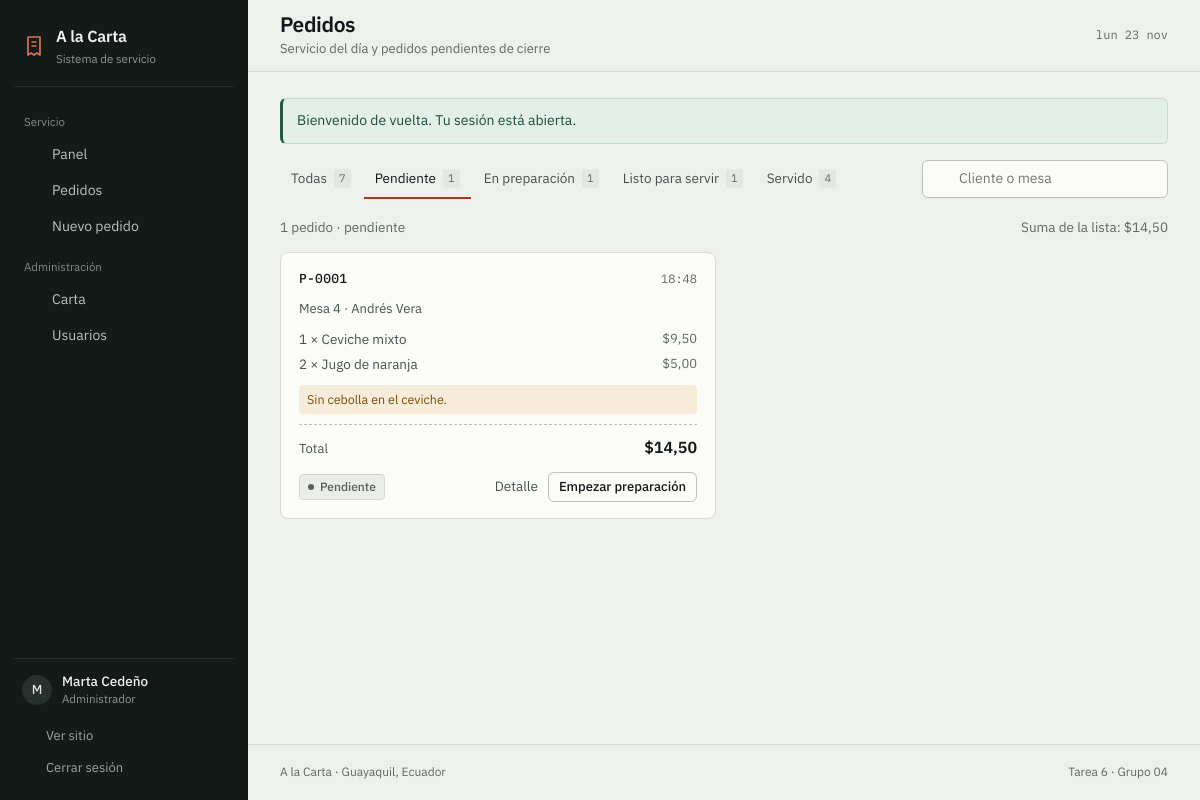
The app's page /pedidos.php?estado=Pending (signed in) with its own data.
### tables this page shows
CREATE TABLE users (
    id         INT AUTO_INCREMENT PRIMARY KEY,
    full_name  VARCHAR(80) NOT NULL,
    username   VARCHAR(50) NOT NULL,
    email      VARCHAR(100) NOT NULL UNIQUE,
    password   VARCHAR(255) NOT NULL,
    role_id    INT NOT NULL,
    active     TINYINT(1) NOT NULL DEFAULT 1,
    created_at DATETIME NOT NULL DEFAULT CURRENT_TIMESTAMP,
    CONSTRAINT fk_users_role FOREIGN KEY (role_id) REFERENCES roles(id)
);

CREATE TABLE roles (
    id   INT AUTO_INCREMENT PRIMARY KEY,
    name VARCHAR(30) NOT NULL
);

CREATE TABLE orders (
    id           INT AUTO_INCREMENT PRIMARY KEY,
    user_id      INT NOT NULL,
    waiter_id    INT DEFAULT NULL,
    table_number INT DEFAULT NULL,
    status       ENUM('Pending', 'Preparing', 'Ready to serve', 'Served') NOT NULL DEFAULT 'Pending',
    notes        VARCHAR(255) DEFAULT NULL,
    created_at   DATETIME NOT NULL DEFAULT CURRENT_TIMESTAMP,
    updated_at   DATETIME NOT NULL DEFAULT CURRENT_TIMESTAMP ON UPDATE CURRENT_TIMESTAMP,
    CONSTRAINT fk_orders_user   FOREIGN KEY (user_id)   REFERENCES users(id),
    CONSTRAINT fk_orders_waiter FOREIGN KEY (waiter_id) REFERENCES users(id)
);

CREATE TABLE order_items (
    id         INT AUTO_INCREMENT PRIMARY KEY,
    order_id   INT NOT NULL,
    dish_id    INT NOT NULL,
    quantity   INT NOT NULL,
    unit_price DECIMAL(10, 2) NOT NULL,
    CONSTRAINT fk_items_order FOREIGN KEY (order_id) REFERENCES orders(id) ON DELETE CASCADE,
    CONSTRAINT fk_items_dish  FOREIGN KEY (dish_id)  REFERENCES dishes(id)
);

CREATE TABLE dishes (
    id          INT AUTO_INCREMENT PRIMARY KEY,
    name        VARCHAR(50) NOT NULL,
    description VARCHAR(255),
    price       DECIMAL(10, 2) NOT NULL,
    category    VARCHAR(30) NOT NULL DEFAULT 'Platos fuertes',
    image       VARCHAR(120) DEFAULT NULL,
    available   TINYINT(1) NOT NULL DEFAULT 1
);

### includes/auth.php (called while the page is built, shortened)
<?php
function usuario_actual(): ?array
{
    global $pdo;
    $id = $_SESSION['usuario_id'] ?? null;
    $sql = 'SELECT u.id, u.full_name, u.username, u.email, u.active, r.name AS role
            FROM users u
            JOIN roles r ON r.id = u.role_id
            WHERE u.id = :id';
    $consulta = $pdo->prepare($sql);
    $consulta->execute(['id' => $id]);
    $fila = $consulta->fetch();
    $usuario = $fila;
    return $usuario;
}
function requiere_sesion(): array
{
    $usuario = usuario_actual();
    return $usuario;
}

### pedidos.php (the view, shortened to what this page needs)
<?php
require_once __DIR__ . '/includes/config.php';
require_once __DIR__ . '/includes/comanda.php';
$usuario = requiere_sesion();
$rol     = $usuario['role'];
$esCliente = $rol === 'Client';
$estadoFiltro = $_GET['estado'] ?? 'todos';
$busqueda = trim($_GET['q'] ?? '');
$soloMios = $rol === 'Waiter' && isset($_GET['mios']);
$titulo    = $esCliente ? 'Mis pedidos' : 'Pedidos';
$subtitulo = $esCliente
    ? 'Historial y estado de tus pedidos'
    : 'Servicio del día y pedidos pendientes de cierre';
$comun  = '';
$params = [];
$consulta = $pdo->prepare("SELECT o.status, COUNT(*) AS total FROM orders o WHERE 1=1$comun GROUP BY o.status");
$consulta->execute($params);
$conteos = ['todos' => 0] + array_fill_keys(array_keys(ESTADOS), 0);
foreach ($consulta->fetchAll() as $fila) {
    $conteos[$fila['status']] = (int) $fila['total'];
    $conteos['todos'] += (int) $fila['total'];
}
$sql = "SELECT o.id, o.status, o.table_number, o.notes, o.created_at,
               u.full_name AS cliente, w.full_name AS camarero,
               (SELECT COALESCE(SUM(quantity * unit_price), 0)
                FROM order_items WHERE order_id = o.id) AS total
        FROM orders o
        JOIN users u ON u.id = o.user_id
        LEFT JOIN users w ON w.id = o.waiter_id
        WHERE 1=1$comun";
if ($estadoFiltro !== 'todos') {
    $sql .= ' AND o.status = :estado';
    $params['estado'] = $estadoFiltro;
}
$sql .= ' ORDER BY FIELD(o.status, "Pending", "Preparing", "Ready to serve", "Served"), o.created_at DESC LIMIT 60';
$consulta = $pdo->prepare($sql);
$consulta->execute($params);
$pedidos = $consulta->fetchAll();
$items = items_de_pedidos($pdo, array_column($pedidos, 'id'));
$sumaLista = array_sum(array_column($pedidos, 'total'));
function enlace_filtro(string $estado, string $busqueda, bool $soloMios): string
{
    $partes = ['estado' => $estado];
    return 'pedidos.php?' . http_build_query($partes);
}
require __DIR__ . '/includes/header.php';
?>
<div class="barra-herramientas">
    <nav class="pestanas" aria-label="Filtrar por estado">
        <a class="pestana <?= $estadoFiltro === 'todos' ? 'activa' : '' ?>" href="<?= e(enlace_filtro('todos', $busqueda, $soloMios)) ?>">
            Todas <span class="pestana__cuenta cifra"><?= $conteos['todos'] ?></span>
        </a>
        <?php foreach (ESTADOS as $clave => $datos): ?>
            <a class="pestana <?= $estadoFiltro === $clave ? 'activa' : '' ?>" href="<?= e(enlace_filtro($clave, $busqueda, $soloMios)) ?>">
                <?= e($datos['etiqueta']) ?> <span class="pestana__cuenta cifra"><?= $conteos[$clave] ?></span>
            </a>
        <?php endforeach; ?>
    </nav>
    <form class="buscador" method="get" action="pedidos.php">
        <?= icono('buscar', 16) ?>
        <input type="search" id="q" name="q" value="<?= e($busqueda) ?>"
               placeholder="<?= $esCliente ? 'Buscar en mis pedidos' : 'Cliente o mesa' ?>">
    </form>
</div>
<div class="lista-resumen">
    <p class="nota-gris">
        <?= count($pedidos) ?> <?= count($pedidos) === 1 ? 'pedido' : 'pedidos' ?>
        <?php if ($estadoFiltro !== 'todos'): ?>
            · <?= mb_strtolower(estado_etiqueta($estadoFiltro)) ?>
        <?php endif; ?>
    </p>
    <p class="nota-gris">Suma de la lista: <span class="cifra"><?= dinero($sumaLista) ?></span></p>
</div>
<?php if ($pedidos): ?>
    <div class="comandas">
        <?php foreach ($pedidos as $pedido): ?>
            <?php comanda_ticket($pedido, $items[$pedido['id']] ?? [], $rol, !$esCliente, 'pedidos'); ?>
        <?php endforeach; ?>
    </div>
<?php endif; ?>
<?php require __DIR__ . '/includes/footer.php'; ?>

### includes/header.php (shortened to what this page needs)
<?php
$activo     = $activo ?? '';
$subtitulo  = $subtitulo ?? null;
$rol        = $usuario['role'] ?? 'Client';
$esCliente  = $rol === 'Client';
$dias  = ['dom', 'lun', 'mar', 'mié', 'jue', 'vie', 'sáb'];
$meses = ['ene', 'feb', 'mar', 'abr', 'may', 'jun', 'jul', 'ago', 'sep', 'oct', 'nov', 'dic'];
$hoy   = $dias[(int) date('w')] . ' ' . date('j') . ' ' . $meses[(int) date('n') - 1];
$grupos = [
    'Servicio' => [
        ['panel.php', 'Panel', 'panel', ['Administrator', 'Chef', 'Waiter', 'Client']],
        ['pedidos.php', $esCliente ? 'Mis pedidos' : 'Pedidos', 'pedidos', ['Administrator', 'Chef', 'Waiter', 'Client']],
        ['pedido_nuevo.php', 'Nuevo pedido', 'nuevo', ['Administrator', 'Waiter', 'Client']],
    ],
    'Administración' => [
        ['platos.php', 'Carta', 'carta', ['Administrator']],
        ['usuarios.php', 'Usuarios', 'usuarios', ['Administrator']],
    ],
];
?>
<!DOCTYPE html>
<html lang="es">
<head>
    <link rel="stylesheet" href="assets/css/fuentes.css">
    <link rel="stylesheet" href="assets/vendor/bootstrap.min.css">
    <link rel="stylesheet" href="assets/css/estilos.css">
</head>
<body class="app">
<div class="armazon">
    <aside class="lateral" id="lateral" aria-label="Menú del sistema">
        <a class="lateral__marca" href="panel.php">
            <svg width="24" height="24" viewBox="0 0 24 24" fill="none" stroke="currentColor"
                 stroke-width="1.7" stroke-linejoin="round" aria-hidden="true">
                <path d="M6 3h12v18l-3-2-3 2-3-2-3 2V3z"/>
                <path d="M9.5 8h5M9.5 12h5"/>
            </svg>
            <span>
                <span class="lateral__nombre">A la Carta</span>
                <span class="lateral__sub">Sistema de servicio</span>
            </span>
        </a>
        <nav class="lateral__nav">
            <?php foreach ($grupos as $grupo => $enlaces): ?>
                <?php $visibles = array_filter($enlaces, fn ($e) => in_array($rol, $e[3], true)); ?>
                <?php if ($visibles): ?>
                    <p class="lateral__grupo"><?= e($grupo) ?></p>
                    <?php foreach ($visibles as [$ruta, $texto, $clave]): ?>
                        <a class="lateral__enlace <?= $activo === $clave ? 'activo' : '' ?>" href="<?= $ruta ?>"
                           <?= $activo === $clave ? 'aria-current="page"' : '' ?>>
                            <?= icono($clave === 'carta' ? 'carta' : $clave, 18) ?>
                            <span><?= e($texto) ?></span>
                        </a>
                    <?php endforeach; ?>
                <?php endif; ?>
            <?php endforeach; ?>
        </nav>
        <div class="lateral__pie">
            <div class="lateral__usuario">
                <span class="inicial" aria-hidden="true"><?= e(mb_substr($usuario['full_name'], 0, 1)) ?></span>
                <span>
                    <strong><?= e($usuario['full_name']) ?></strong>
                    <span class="lateral__rol"><?= e(rol_etiqueta($rol)) ?></span>
                </span>
            </div>
            <a class="lateral__salir" href="index.php"><?= icono('sitio', 16) ?> Ver sitio</a>
            <a class="lateral__salir" href="logout.php"><?= icono('salir', 16) ?> Cerrar sesión</a>
        </div>
    </aside>
    <div class="area">
        <header class="barra">
            <div class="barra__titulo">
                <h1><?= e($titulo) ?></h1>
                <?php if ($subtitulo): ?><p class="barra__sub"><?= e($subtitulo) ?></p><?php endif; ?>
            </div>
            <p class="barra__fecha"><?= $hoy ?></p>
        </header>
        <main class="contenido-app" id="contenido">

### includes/comanda.php (shortened to what this page needs)
<?php
function items_de_pedidos(PDO $pdo, array $ids): array
{
    $marcadores = implode(',', array_fill(0, count($ids), '?'));
    $sql = "SELECT oi.order_id, oi.quantity, oi.unit_price, d.name
            FROM order_items oi
            JOIN dishes d ON d.id = oi.dish_id
            WHERE oi.order_id IN ($marcadores)
            ORDER BY oi.id";
    $consulta = $pdo->prepare($sql);
    $consulta->execute(array_values($ids));
    $agrupados = [];
    foreach ($consulta->fetchAll() as $linea) {
        $agrupados[(int) $linea['order_id']][] = $linea;
    }
    return $agrupados;
}
function comanda_ticket(
    array $pedido,
    array $items,
    string $rol,
    bool $verCliente = true,
    string $volver = 'detalle'
): void {
    $siguiente = siguiente_estado($rol, $pedido['status']);
    $codigo    = 'P-' . str_pad((string) $pedido['id'], 4, '0', STR_PAD_LEFT);
    $total     = (float) $pedido['total'];
    ?>
    <article class="tique">
        <header class="tique__cabecera">
            <span class="tique__codigo"><?= e($codigo) ?></span>
            <span class="tique__hora"><?= hora($pedido['created_at']) ?></span>
        </header>
        <p class="tique__meta">
            <?= $pedido['table_number'] ? 'Mesa ' . (int) $pedido['table_number'] : 'Para llevar' ?>
            <?php if ($verCliente): ?>
                · <?= e($pedido['cliente']) ?>
            <?php endif; ?>
        </p>
        <ul class="tique__lineas">
            <?php foreach ($items as $linea): ?>
                <li>
                    <span><?= (int) $linea['quantity'] ?> × <?= e($linea['name']) ?></span>
                    <span class="cifra"><?= dinero((float) $linea['quantity'] * (float) $linea['unit_price']) ?></span>
                </li>
            <?php endforeach; ?>
        </ul>
        <?php if (!empty($pedido['notes'])): ?>
            <p class="tique__nota"><?= e($pedido['notes']) ?></p>
        <?php endif; ?>
        <div class="tique__total">
            <span>Total</span>
            <span class="cifra"><?= dinero($total) ?></span>
        </div>
        <footer class="tique__pie">
            <span class="estado estado--<?= estado_clase($pedido['status']) ?>">
                <?= e(estado_etiqueta($pedido['status'])) ?>
            </span>
            <span class="tique__acciones">
                <a class="enlace-discreto" href="pedido_detalle.php?id=<?= (int) $pedido['id'] ?>">Detalle</a>
                <?php if ($siguiente): ?>
                    <form method="post" action="pedido_estado.php" class="en-linea">
                        <button class="boton boton--pequeno boton--fantasma" type="submit">
                            <?= e(accion_estado($pedido['status'])) ?>
                        </button>
                    </form>
                <?php endif; ?>
            </span>
        </footer>
    </article>
    <?php
}

### records on screen
users: full_name "M", full_name "Marta Cedeño", role.name "Administrador", role.name "Pedidos"
orders: id "1", table_number "4", id "P-0001", created_at "18:48", user.full_name "Andrés Vera", notes "Sin cebolla en el ceviche.", total "$14,50", status "Pendiente", status "Empezar preparación"
order_items: quantity "1", dish.name "Ceviche mixto", dinero((float) $linea['quantity'] * (float) $linea['unit_price']) "$9,50"
order_items: quantity "2", dish.name "Jugo de naranja", dinero((float) $linea['quantity'] * (float) $linea['unit_price']) "$5,00"

### other values on screen
$grupo "Servicio"
$texto "Panel"
$texto "Pedidos"
$texto "Nuevo pedido"
$grupo "Administración"
$texto "Carta"
$texto "Usuarios"
$subtitulo "Servicio del día y pedidos pendientes de cierre"
$aviso['mensaje'] "Bienvenido de vuelta. Tu sesión está abierta."
$conteos['todos'] "7"
$datos['etiqueta'] "Pendiente"
$datos['etiqueta'] "En preparación"
$datos['etiqueta'] "Listo para servir"
$datos['etiqueta'] "Servido"
count($pedidos) "1"
